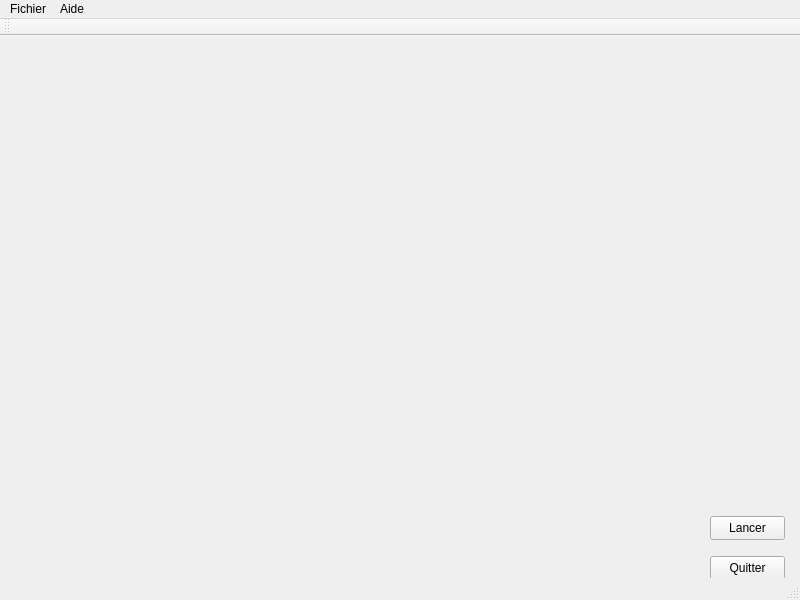
<?xml version="1.0" encoding="UTF-8"?>
<ui version="4.0">
 <class>MainWindow</class>
 <widget class="QMainWindow" name="MainWindow">
  <property name="geometry">
   <rect>
    <x>0</x>
    <y>0</y>
    <width>800</width>
    <height>600</height>
   </rect>
  </property>
  <property name="windowTitle">
   <string>ETMI Pilotage</string>
  </property>
  <widget class="QWidget" name="centralwidget">
   <widget class="QPushButton" name="btnQuit">
    <property name="geometry">
     <rect>
      <x>710</x>
      <y>520</y>
      <width>75</width>
      <height>24</height>
     </rect>
    </property>
    <property name="text">
     <string>Quitter</string>
    </property>
   </widget>
   <widget class="QPushButton" name="btnRun">
    <property name="geometry">
     <rect>
      <x>710</x>
      <y>480</y>
      <width>75</width>
      <height>24</height>
     </rect>
    </property>
    <property name="focusPolicy">
     <enum>Qt::NoFocus</enum>
    </property>
    <property name="text">
     <string>Lancer</string>
    </property>
   </widget>
  </widget>
  <widget class="QMenuBar" name="menubar">
   <property name="geometry">
    <rect>
     <x>0</x>
     <y>0</y>
     <width>800</width>
     <height>22</height>
    </rect>
   </property>
   <widget class="QMenu" name="menuFichier">
    <property name="title">
     <string>Fichier</string>
    </property>
    <addaction name="actionOpenFile"/>
    <addaction name="separator"/>
    <addaction name="actionQuit"/>
   </widget>
   <widget class="QMenu" name="menuAide">
    <property name="title">
     <string>Aide</string>
    </property>
    <addaction name="actionAbout"/>
    <addaction name="actionHelp"/>
   </widget>
   <addaction name="menuFichier"/>
   <addaction name="menuAide"/>
  </widget>
  <widget class="QStatusBar" name="statusbar"/>
  <widget class="QToolBar" name="toolBar">
   <property name="windowTitle">
    <string>toolBar</string>
   </property>
   <attribute name="toolBarArea">
    <enum>TopToolBarArea</enum>
   </attribute>
   <attribute name="toolBarBreak">
    <bool>false</bool>
   </attribute>
  </widget>
  <action name="actionOpenFile">
   <property name="text">
    <string>Ouvrir un fichier</string>
   </property>
  </action>
  <action name="actionQuit">
   <property name="text">
    <string>Quitter</string>
   </property>
  </action>
  <action name="actionAbout">
   <property name="text">
    <string>A propos de...</string>
   </property>
  </action>
  <action name="actionHelp">
   <property name="text">
    <string>Aide</string>
   </property>
  </action>
 </widget>
 <resources/>
 <connections>
  <connection>
   <sender>actionQuit</sender>
   <signal>triggered()</signal>
   <receiver>MainWindow</receiver>
   <slot>close()</slot>
   <hints>
    <hint type="sourcelabel">
     <x>-1</x>
     <y>-1</y>
    </hint>
    <hint type="destinationlabel">
     <x>399</x>
     <y>299</y>
    </hint>
   </hints>
  </connection>
  <connection>
   <sender>btnQuit</sender>
   <signal>clicked()</signal>
   <receiver>MainWindow</receiver>
   <slot>close()</slot>
   <hints>
    <hint type="sourcelabel">
     <x>757</x>
     <y>565</y>
    </hint>
    <hint type="destinationlabel">
     <x>591</x>
     <y>449</y>
    </hint>
   </hints>
  </connection>
 </connections>
 <slots>
  <slot>quit()</slot>
 </slots>
</ui>
